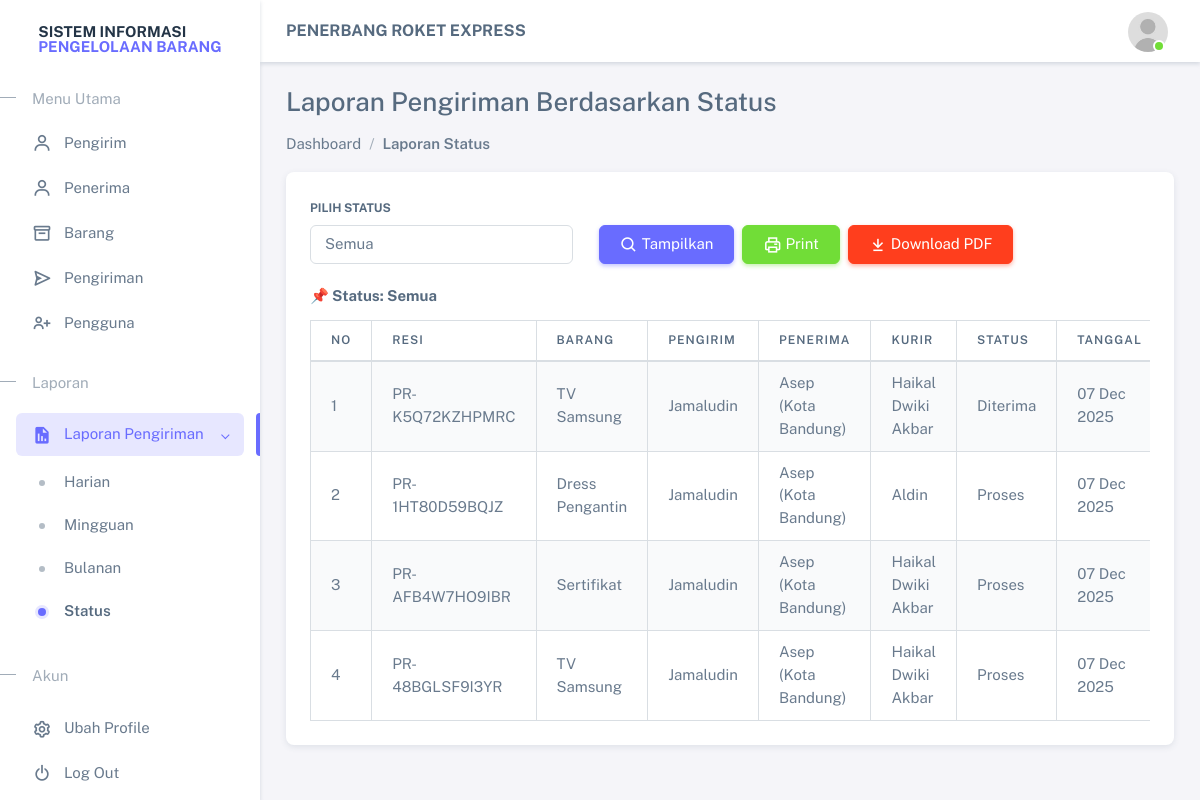
Screenshot of /pages/reports/status.php (signed in) with the database file from the repository.
### tables this page shows
CREATE TABLE IF NOT EXISTS `shipments` (
  `id` int NOT NULL AUTO_INCREMENT,
  `tracking_number` varchar(255) NOT NULL,
  `item_id` int NOT NULL,
  `sender_id` int NOT NULL,
  `receiver_id` int NOT NULL,
  `status` varchar(255) NOT NULL,
  `proof_image` varchar(255) DEFAULT NULL,
  `shipping_cost` int DEFAULT NULL,
  `created_at` date DEFAULT NULL,
  PRIMARY KEY (`id`),
  KEY `tracking_number` (`tracking_number`,`item_id`,`sender_id`,`receiver_id`)
);

CREATE TABLE IF NOT EXISTS `items` (
  `id` int NOT NULL AUTO_INCREMENT,
  `name` varchar(255) NOT NULL,
  `weight` varchar(255) NOT NULL,
  `category` varchar(255) NOT NULL,
  `type` varchar(100) DEFAULT NULL,
  PRIMARY KEY (`id`)
);

CREATE TABLE IF NOT EXISTS `senders` (
  `id` int NOT NULL AUTO_INCREMENT,
  `name` varchar(255) NOT NULL,
  `phone` varchar(255) NOT NULL,
  `address` varchar(255) NOT NULL,
  `city` varchar(255) NOT NULL,
  PRIMARY KEY (`id`)
);

CREATE TABLE IF NOT EXISTS `receivers` (
  `id` int NOT NULL AUTO_INCREMENT,
  `name` varchar(255) NOT NULL,
  `phone` varchar(255) NOT NULL,
  `address` varchar(255) NOT NULL,
  `city` varchar(255) NOT NULL,
  PRIMARY KEY (`id`)
);

CREATE TABLE IF NOT EXISTS `users` (
  `id` int NOT NULL AUTO_INCREMENT,
  `name` varchar(255) NOT NULL,
  `role` varchar(255) NOT NULL,
  `username` varchar(255) NOT NULL,
  `password` varchar(255) NOT NULL,
  PRIMARY KEY (`id`)
);

### app/function/function.php (called while the page is built, shortened)
<?php
require_once __DIR__ . '/../connection.php';
function query($sql, $params = [])
{
    global $conn;
    if (empty($params)) {
        $result = mysqli_query($conn, $sql);
        $rows = [];
        while ($row = mysqli_fetch_object($result)) {
            $rows[] = $row;
        }
        return $rows;
    }
    $rows = [];
    return $rows;
}

### pages/reports/status.php (the view, shortened to what this page needs)
<?php
require('./../../app/function/function.php');
$status = $_GET['status'] ?? "Semua";
$where = "";
$shipments = query("
  SELECT
    shipments.*,
    items.name AS item_name,
    receivers.name AS receiver_name,
    receivers.city AS receiver_city,
    senders.name AS sender_name,
    shipment_assignments.courier_id,
    users.name AS courier_name
  FROM shipments
  LEFT JOIN items ON shipments.item_id = items.id
  LEFT JOIN receivers ON shipments.receiver_id = receivers.id
  LEFT JOIN senders ON shipments.sender_id = senders.id
  LEFT JOIN shipment_assignments ON shipments.id = shipment_assignments.shipment_id
  LEFT JOIN users ON shipment_assignments.courier_id = users.id
  $where
  ORDER BY shipments.created_at DESC
");
$statuses = ["Semua", "Proses", "Dikirim", "Diterima", "Batal"];
include('./../../views/layouts/main-header.php');
?>
<div class="card">
  <div class="card-body">
    <form method="GET" class="row mb-4">
      <div class="col-md-4">
        <label class="form-label fw-bold">Pilih Status</label>
        <select name="status" class="form-control">
          <?php foreach ($statuses as $s): ?>
            <option value="<?= $s ?>" <?= $status == $s ? 'selected' : '' ?>><?= $s ?></option>
          <?php endforeach; ?>
        </select>
      </div>
      <div class="col-md-8 d-flex align-items-end gap-2">
        <button class="btn btn-primary"><i class="bx bx-search"></i> Tampilkan</button>
        <button type="button" class="btn btn-success" onclick="printDiv()"><i class="bx bx-printer"></i> Print</button>
        <a href="status_pdf.php?status=<?= $status ?>" class="btn btn-danger"><i class='bx bx-arrow-to-bottom'></i> Download PDF</a>
      </div>
    </form>
    <h6 class="fw-bold mb-3">📌 Status: <?= $status ?></h6>
    <div class="table-responsive" id="printArea">
      <table class="table table-bordered table-striped">
        <thead>
          <tr>
            <th>No</th>
            <th>Resi</th>
            <th>Barang</th>
            <th>Pengirim</th>
            <th>Penerima</th>
            <th>Kurir</th>
            <th>Status</th>
            <th>Tanggal</th>
          </tr>
        </thead>
        <tbody>
          <?php $no = 1;
          foreach ($shipments as $s) : ?>
            <tr>
              <td><?= $no++ ?></td>
              <td><?= $s->tracking_number ?></td>
              <td><?= $s->item_name ?></td>
              <td><?= $s->sender_name ?></td>
              <td><?= $s->receiver_name ?> (<?= $s->receiver_city ?>)</td>
              <td><?= $s->courier_name ?? '<span class="text-muted">Belum Assign</span>' ?></td>
              <td><?= $s->status ?></td>
              <td><?= date('d M Y', strtotime($s->created_at)) ?></td>
            </tr>
          <?php endforeach; ?>
        </tbody>
      </table>
    </div>
  </div>
</div>
<?php include('./../../views/layouts/main-footer.php'); ?>

### rows the page displays
shipments: tracking_number "PR-K5Q72KZHPMRC", item.name "TV Samsung", sender.name "Jamaludin", receiver.name "Asep", receiver.city "Kota Bandung", users.name "Haikal Dwiki Akbar", status "Diterima", created_at "07 Dec 2025"
shipments: tracking_number "PR-1HT80D59BQJZ", item.name "Dress Pengantin", sender.name "Jamaludin", receiver.name "Asep", receiver.city "Kota Bandung", users.name "Aldin", status "Proses", created_at "07 Dec 2025"
shipments: tracking_number "PR-AFB4W7HO9IBR", item.name "Sertifikat", sender.name "Jamaludin", receiver.name "Asep", receiver.city "Kota Bandung", users.name "Haikal Dwiki Akbar", status "Proses", created_at "07 Dec 2025"
shipments: tracking_number "PR-48BGLSF9I3YR", item.name "TV Samsung", sender.name "Jamaludin", receiver.name "Asep", receiver.city "Kota Bandung", users.name "Haikal Dwiki Akbar", status "Proses", created_at "07 Dec 2025"

### other values shown
$title "Laporan Pengiriman Berdasarkan Status"
$item['label'] "Dashboard"
$item['label'] "Laporan Status"
$status "Semua"
form field status "Semua"
